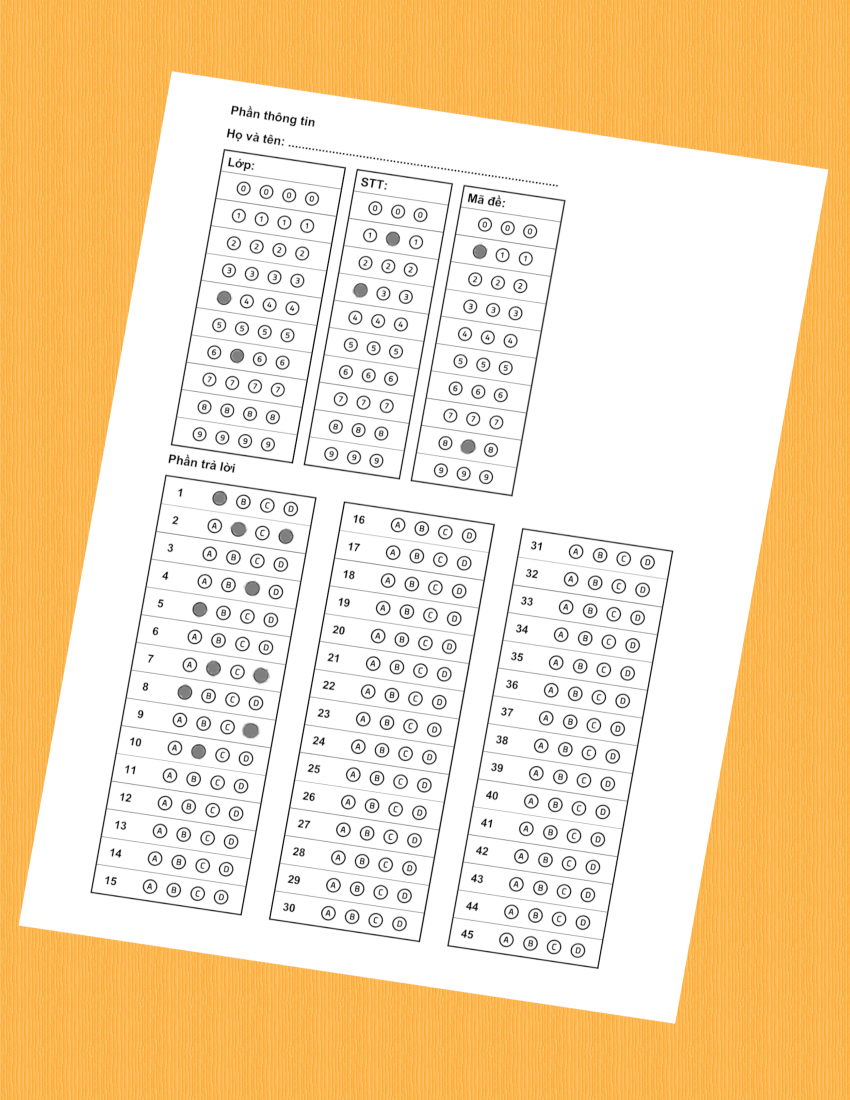
#> input picture template-test.png, 1700 x 2200 px (shown at 1/2 size)
$ python omr.py
#> lines starting #> are read from the running program, lines starting #| are printed output that depends on the picture; after the words box and inside, x2 and y2 are one past the last pixel; in counts of white or black regions, pixels touching at a corner belong together
### utils.py
import cv2
import imutils
from imutils import contours

def resize(img, scale = 0.5):
    width = int(img.shape[1] * scale)
    height = int(img.shape[0] * scale)
    dim = (width, height)
    return cv2.resize(img, dim, interpolation = cv2.INTER_AREA)

def group_contours(cnts, cols):
    if len(cnts) == 0: return []
    rows = len(cnts) // cols
    sort_cnts = contours.sort_contours(cnts, 'top-to-bottom')[0]
    return [contours.sort_contours(sort_cnts[i * cols:(i + 1) * cols])[0] for i in range(0, rows)]

def find_contours(img, filterW = 100, filterH = 100, circle=False):
    match_cnts = []
    cnts = cv2.findContours(img, cv2.RETR_EXTERNAL, cv2.CHAIN_APPROX_SIMPLE)
    cnts = imutils.grab_contours(cnts)

    for c in cnts:
        (_, __, w, h) = cv2.boundingRect(c)
        if w >= filterW and h >= filterH:
            if circle == False:
                match_cnts.append(c)
            elif abs(w - h) <= 4:
                match_cnts.append(c)
            else: continue
    return match_cnts

def imshow_contour(img, contour, window_name):
    (x, y, w, h) = cv2.boundingRect(contour)
    cv2.imshow(window_name, img[y:y+h, x:x+w])

def max_contour(cnts):
    maxCnt = (cnts[0], cv2.boundingRect(cnts[0]))
    for c in cnts[1:]:
        (x, y, w, h) = cv2.boundingRect(c)
        if w > maxCnt[1][2] and h > maxCnt[1][3]:
            maxCnt = (c, (x, y, w, h))
    return maxCnt

### omr.py
import cv2
import utils
import numpy as np
from datetime import datetime
import imutils
from imutils import perspective

class OMR:

    rect_cols = 3
    top_offset = (10, 50)
    bottom_offset = (50, 10)
    min_circle_value = 700
    nums_row_in_col = 15

    debug=True
    resize_scale = 0.3
    draw_circle=True
    min_lightness = 250

    def __init__(self, img, debug=True):

        self.input_img = img
        self.debug = debug

        self.crop_img = []
        self.top_cnts = []
        self.bottom_cnts = []

        if self.input_img is None:
            exit('Input file not found')

    def crop(self):

        blurred = cv2.GaussianBlur(self.input_img, (5, 5), 0)
        gray = cv2.cvtColor(blurred, cv2.COLOR_BGR2GRAY)
        canny = cv2.Canny(gray, 70, 100)

        cnts = cv2.findContours(canny, cv2.RETR_EXTERNAL, cv2.CHAIN_APPROX_SIMPLE)
        cnts = imutils.grab_contours(cnts)

        if len(cnts) == 0:
            print('Can\'t find paper')
            return

        maxCnt = utils.max_contour(cnts)
        peri = cv2.arcLength(maxCnt[0], True)
        approx = cv2.approxPolyDP(maxCnt[0], 0.02 * peri, True)

        if len(approx) == 4:
            self.crop_img = perspective.four_point_transform(self.input_img, approx.reshape(4, 2))

        if len(self.crop_img) == 0:
            print('Can\'t find paper')

    def get_rects(self):

        if len(self.crop_img) == 0: return

        hsv = cv2.cvtColor(self.crop_img, cv2.COLOR_BGR2HSV)
        v = hsv[:, :, 2]
        self.bw = 255 * np.uint8(v < self.min_lightness)

        if self.debug:
            cv2.imshow('bw', utils.resize(self.bw, self.resize_scale))

        rect_cnts = utils.find_contours(self.bw, 100, 300)
        if len(rect_cnts) < 6:
            print("Can't find boxs. Try again")
            return

        rect_cnts = utils.group_contours(rect_cnts, self.rect_cols)
        self.top_cnts = rect_cnts[0]
        self.bottom_cnts = rect_cnts[1]

    def find_information(self, info):

        if len(self.top_cnts) == 0: return

        information = ['class_name', 'student_number', 'test_code']
        cols_pattern = [4, 3, 3]
        try:
            info_index = information.index(info)
        except ValueError:
            print('Input info not found')
            return

        (x, y, w, h) = cv2.boundingRect(self.top_cnts[info_index])
        color = self.crop_img[y+self.top_offset[1]:y+h-self.top_offset[0],
                    x+self.top_offset[0]:x+w-self.top_offset[0]]
        threshold = self.bw[y+self.top_offset[1]:y+h-self.top_offset[0],
                    x+self.top_offset[0]:x+w-self.top_offset[0]]

        cnts = utils.find_contours(threshold, 30, 30, True)

        if self.debug:
            cv2.drawContours(color, cnts, -1, (255, 0, 255), 2)

        cols = cols_pattern[info_index]
        rows = len(cnts) // cols
        cnt_groups = utils.group_contours(cnts, cols)

        return_info = []
        for col in range(0, cols):
            mark_circle_cnts = []
            anwser = ''
            for row in range(0, rows):
                c = cnt_groups[row][col]
                (x, y, w, h) = cv2.boundingRect(c)
                total = cv2.countNonZero(threshold[y:y+h, x:x+w])
                if total > self.min_circle_value:
                    mark_circle_cnts.append(c)
                    if len(mark_circle_cnts) == 1: anwser = str(row)

            if len(mark_circle_cnts) > 1:
                print(info + ' invalid')
                if self.draw_circle: cv2.drawContours(color, mark_circle_cnts, -1, (0, 0, 255), 2)

            if self.draw_circle and len(mark_circle_cnts) == 1:
                cv2.drawContours(color, mark_circle_cnts, -1, (255, 0, 0), 2)
            if anwser != '': return_info.append(anwser)

        if len(return_info) == 0:
            return 'not found'
        return ''.join(return_info)

    def mark_test(self, anwser_keys):

        if len(self.bottom_cnts) == 0: return

        anwsers = []
        question_index = 0
        total_question = len(anwser_keys)
        mark = 0

        for i in range(0, len(self.bottom_cnts)):
            (x, y, w, h) = cv2.boundingRect(self.bottom_cnts[i])
            color = self.crop_img[y+self.bottom_offset[1]:y+h-self.bottom_offset[1],
                        x+self.bottom_offset[0]:x+w-self.bottom_offset[1]]
            threshold = self.bw[y+self.bottom_offset[1]:y+h-self.bottom_offset[1],
                        x+self.bottom_offset[0]:x+w-self.bottom_offset[1]]
            cnts = utils.find_contours(threshold, 30, 30, True)

            if self.debug:
                cv2.drawContours(color, cnts, -1, (255, 0, 255), 2)

            cols = 4
            rows = len(cnts) // cols
            cnt_groups = utils.group_contours(cnts, cols)

            for row in range(0, rows):
                mark_circle_cnts = []
                anwser = ''
                question_index += 1

                if question_index > total_question:
                    break

                for col in range(0, cols):
                    c = cnt_groups[row][col]
                    (x, y, w, h) = cv2.boundingRect(c)
                    total = cv2.countNonZero(threshold[y:y+h, x:x+w])

                    if total > self.min_circle_value:
                        mark_circle_cnts.append(c)
                        anwser = chr(col + 65)

                if len(mark_circle_cnts) > 1:
                    print('Question {} invalid'.format(question_index))
                    anwsers.append('invalid')
                    if self.draw_circle: cv2.drawContours(color, mark_circle_cnts, -1, (0, 0, 255), 2)
                elif len(mark_circle_cnts) == 1:
                    print('Question {} anwser {}'.format(question_index, anwser))
                    anwsers.append(anwser)
                    if anwser_keys[row] == anwser:
                        mark += 1
                    if self.draw_circle: cv2.drawContours(color, mark_circle_cnts, -1, (255, 0, 0), 2)
                else:
                    print('Question {} empty'.format(question_index))
                    anwsers.append('empty')

                if self.draw_circle:
                    index_anwser = ord(anwser_keys[row]) - 65
                    cv2.drawContours(color, [cnt_groups[row][index_anwser]], -1, (0, 255, 0), 2)

            if question_index > total_question:
                break

        if len(anwsers) == 0 or len(anwsers) != total_question:
            print("Can't mark test")
        return round(mark * 10 / total_question, 1)

    def run(self, anwser_keys):

        self.crop()
        self.get_rects()

        result = []

        if len(self.crop_img) > 0 and len(self.top_cnts) > 0 and len(self.bottom_cnts) > 0:

            class_name = self.find_information('class_name')
            student_number = self.find_information('student_number')
            test_code = self.find_information('test_code')

            mark = self.mark_test(anwser_keys)

            result = self.crop_img.copy()

            x = int(result.shape[1] * 0.65)
            y = 60

            cv2.putText(result, 'Class Name: ' + class_name, (x, y),
                cv2.FONT_HERSHEY_SIMPLEX, 0.7, (255, 0, 0), 2)
            cv2.putText(result, 'Student Number: ' + student_number, (x, y + 50),
                cv2.FONT_HERSHEY_SIMPLEX, 0.7, (255, 0, 0), 2)
            cv2.putText(result, 'Test Code: ' + test_code, (x, y + 100),
                cv2.FONT_HERSHEY_SIMPLEX, 0.7, (255, 0, 0), 2)
            cv2.putText(result, 'Mark: ' + str( mark ), (x, y + 150),
                cv2.FONT_HERSHEY_SIMPLEX, 0.7, (255, 0, 0), 2)
            cv2.putText(result, 'Date: ' + datetime.now().strftime('%c'), (x, y + 200),
                cv2.FONT_HERSHEY_SIMPLEX, 0.7, (255, 0, 0), 2)

            return utils.resize(result, self.resize_scale)
        return result

img = cv2.imread('template-test.png')
#> img is the input picture: shape (2200, 1700, 3); mean B, G, R 180.1, 219.6, 246.2
omr = OMR(img, False)
omr.resize_scale = 0.5
result = omr.run(['A', 'A', 'B', 'C', 'D', 'C', 'A', 'A', 'C', 'D'])
#> in crop, `canny = cv2.Canny(gray, 70, 100)`:
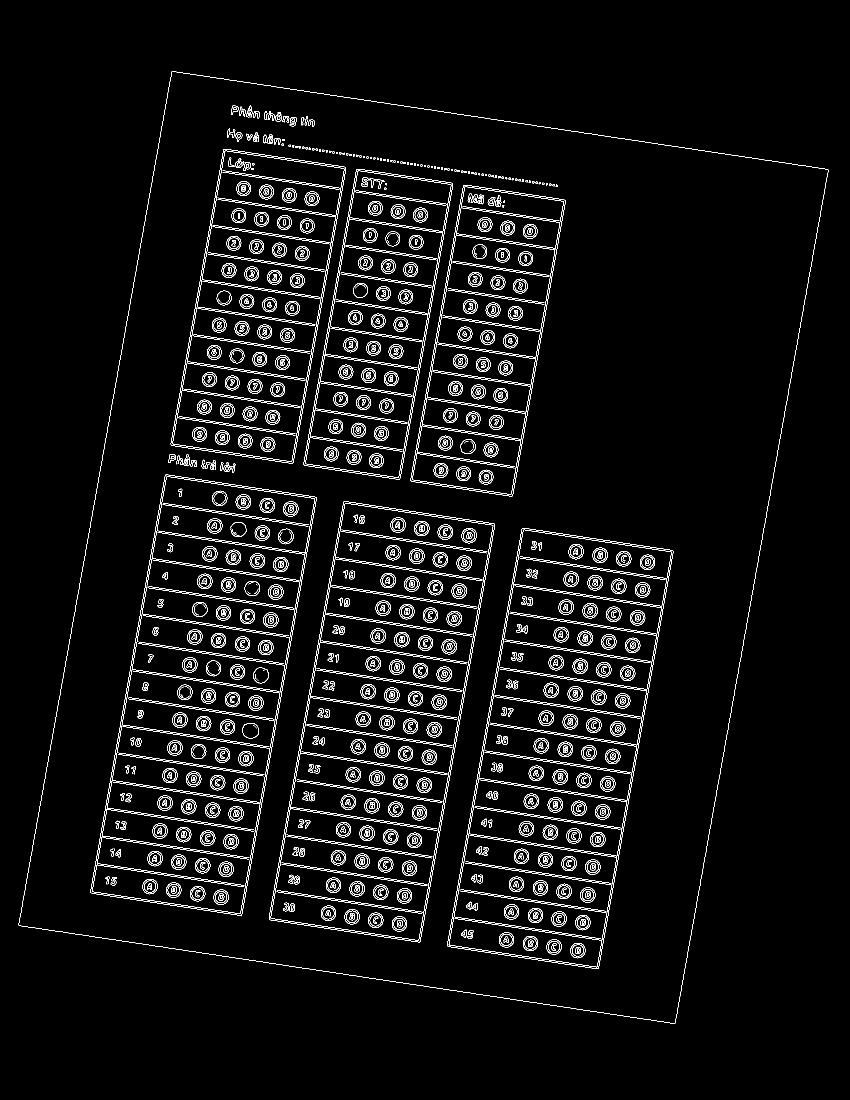
#> canny: shape (2200, 1700) (shown at 1/2 size); 3.8% white in thin lines or dots, all inside (x1, y1, x2, y2) = (37, 142, 1657, 2048)
#> in crop, `cnts = cv2.findContours(canny, cv2.RETR_EXTERNAL, cv2.CHAIN_APPROX_SIM..`: cnts = 1 contour; box (x1, y1, x2, y2) and area: (37, 142, 1657, 2048) 2303583
#> in max_contour, `maxCnt = (cnts[0], cv2.boundingRect(cnts[0]))`: maxCnt = 2 items, first 2: contour of 2016 points, box (x1, y1, x2, y2) (37, 142, 1657, 2048), area 2303583, (37, 142, 1620, 1906)
#> in crop, `peri = cv2.arcLength(maxCnt[0], True)`: peri = 6457.5
#> in crop, `approx = cv2.approxPolyDP(maxCnt[0], 0.02 * peri, True)`: approx = [[344, 142], [37, 1850], [1350, 2046], [1656, 339]]
#> in find_contours, `cnts = cv2.findContours(img, cv2.RETR_EXTERNAL, cv2.CHAIN_APPROX_SIMPLE)`: cnts = 291 contours, 217 with area under 20; largest, box (x1, y1, x2, y2) and area: (849, 798, 1157, 1652) 261272, (489, 799, 797, 1651) 261256, (128, 799, 437, 1651) 260898, (128, 137, 378, 743) 150058, (612, 137, 822, 742) 125614
#> the loop in find_contours, `for c in cnts:` made 291 passes
#> (c, w, h) on passes 1 to 3: ([[0, 1702], [0, 1711]], 1, 10), ([[1326, 1699], [1326, 1704]], 1, 6), ([[0, 1663], [0, 1666]], 1, 4)
#> after the loop in find_contours, `for c in cnts:`: match_cnts = 6 contours; box (x1, y1, x2, y2) and area: (849, 798, 1157, 1652) 261272, (489, 799, 797, 1651) 261256, (128, 799, 437, 1651) 260898, (128, 137, 378, 743) 150058, (612, 137, 822, 742) 125614, (397, 137, 594, 743) 118356
#> in get_rects, `rect_cnts = utils.find_contours(self.bw, 100, 300)`: rect_cnts has the same summary as match_cnts in find_contours
#> in group_contours, `rows = len(cnts) // cols`: rows = 2
#> in group_contours, `sort_cnts = contours.sort_contours(cnts, 'top-to-bottom')[0]`: sort_cnts has the same summary as match_cnts in find_contours
#> in get_rects, `rect_cnts = utils.group_contours(rect_cnts, self.rect_cols)`: rect_cnts = 2 items
#> in get_rects, `self.top_cnts = rect_cnts[0]`: self.top_cnts = 3 contours; box (x1, y1, x2, y2) and area: (128, 137, 378, 743) 150058, (612, 137, 822, 742) 125614, (397, 137, 594, 743) 118356
#> in get_rects, `self.bottom_cnts = rect_cnts[1]`: self.bottom_cnts = 3 contours; box (x1, y1, x2, y2) and area: (849, 798, 1157, 1652) 261272, (489, 799, 797, 1651) 261256, (128, 799, 437, 1651) 260898
#> in find_information, `(x, y, w, h) = cv2.boundingRect(self.top_cnts[info_index])`: x = 128; y = 137; w = 250; h = 606
#> in find_contours (call 2), `cnts = cv2.findContours(img, cv2.RETR_EXTERNAL, cv2.CHAIN_APPROX_SIMPLE)`: cnts = 49 contours; largest, box (x1, y1, x2, y2) and area: (28, 230, 63, 262) 768, (75, 341, 106, 374) 738, (0, 216, 230, 221) 719, (29, 64, 60, 95) 712, (29, 508, 60, 539) 711
#> the loop in find_contours (call 2), `for c in cnts:` made 49 passes
#> (w, h) on passes 1, 2, 3, 4, 6, 7, 8, 9: (31, 31), (31, 31), (31, 31), (31, 31), (31, 31), (31, 31), (31, 31), (31, 31)
#> after the loop in find_contours (call 2), `for c in cnts:`: match_cnts = 40 contours; largest, box (x1, y1, x2, y2) and area: (28, 230, 63, 262) 768, (75, 341, 106, 374) 738, (29, 64, 60, 95) 712, (29, 508, 60, 539) 711, (167, 286, 198, 318) 710
#> in find_information, `cnts = utils.find_contours(threshold, 30, 30, True)`: cnts has the same summary as match_cnts in find_contours
#> in find_information, `rows = len(cnts) // cols`: rows = 10
#> in group_contours (call 2), `sort_cnts = contours.sort_contours(cnts, 'top-to-bottom')[0]`: sort_cnts = 40 contours; largest, box (x1, y1, x2, y2) and area: (28, 230, 63, 262) 768, (75, 341, 106, 374) 738, (29, 64, 60, 95) 712, (29, 508, 60, 539) 711, (167, 175, 198, 206) 710
#> in find_information, `cnt_groups = utils.group_contours(cnts, cols)`: cnt_groups = 10 items
#> after the loop in find_information, `for col in range(0, cols):`:
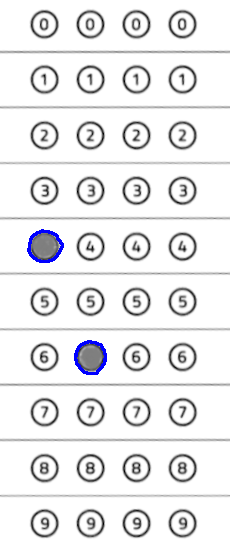
#> color: shape (546, 230, 3); mean B, G, R 235.5, 234.1, 234.1
#> after the loop in find_information, `for col in range(0, cols):`: return_info = ['4', '6']
#> in run, `class_name = self.find_information('class_name')`: class_name = '46'
#> call 2 of find_information, with info = 'student_number'
#> in find_information (call 2), `(x, y, w, h) = cv2.boundingRect(self.top_cnts[info_index])`: x = 397; w = 197
#> in find_contours (call 3), `cnts = cv2.findContours(img, cv2.RETR_EXTERNAL, cv2.CHAIN_APPROX_SIMPLE)`: cnts = 39 contours; largest, box (x1, y1, x2, y2) and area: (24, 175, 58, 208) 796, (71, 63, 102, 97) 756, (72, 341, 103, 373) 716, (72, 8, 103, 40) 713, (118, 64, 149, 95) 712
#> after the loop in find_contours (call 3), `for c in cnts:`: match_cnts = 30 contours; largest, box (x1, y1, x2, y2) and area: (24, 175, 58, 208) 796, (71, 63, 102, 97) 756, (72, 341, 103, 373) 716, (72, 8, 103, 40) 713, (118, 64, 149, 95) 712
#> in find_information (call 2), `cnts = utils.find_contours(threshold, 30, 30, True)`: cnts has the same summary as match_cnts in find_contours
#> in group_contours (call 3), `sort_cnts = contours.sort_contours(cnts, 'top-to-bottom')[0]`: sort_cnts has the same summary as match_cnts in find_contours
#> after the loop in find_information (call 2), `for col in range(0, cols):`:
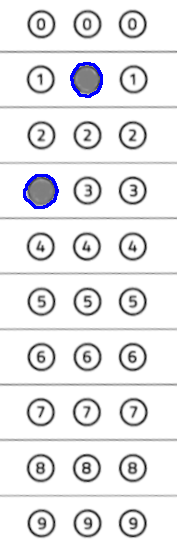
#> color: shape (546, 177, 3); mean B, G, R 235.7, 233.9, 233.9
#> after the loop in find_information (call 2), `for col in range(0, cols):`: return_info = ['3', '1']
#> in run, `student_number = self.find_information('student_number')`: student_number = '31'
#> call 3 of find_information, with info = 'test_code'
#> in find_information (call 3), `(x, y, w, h) = cv2.boundingRect(self.top_cnts[info_index])`: x = 612; w = 210; h = 605
#> in find_contours (call 4), `cnts = cv2.findContours(img, cv2.RETR_EXTERNAL, cv2.CHAIN_APPROX_SIMPLE)`: cnts = 39 contours; largest, box (x1, y1, x2, y2) and area: (76, 451, 111, 486) 849, (32, 60, 64, 95) 762, (32, 452, 63, 484) 710, (79, 341, 110, 373) 710, (32, 396, 63, 428) 709
#> after the loop in find_contours (call 4), `for c in cnts:`: match_cnts = 30 contours; largest, box (x1, y1, x2, y2) and area: (76, 451, 111, 486) 849, (32, 60, 64, 95) 762, (32, 452, 63, 484) 710, (79, 341, 110, 373) 710, (32, 396, 63, 428) 709
#> in find_information (call 3), `cnts = utils.find_contours(threshold, 30, 30, True)`: cnts has the same summary as match_cnts in find_contours
#> in group_contours (call 4), `sort_cnts = contours.sort_contours(cnts, 'top-to-bottom')[0]`: sort_cnts = 30 contours; largest, box (x1, y1, x2, y2) and area: (76, 451, 111, 486) 849, (32, 60, 64, 95) 762, (79, 341, 110, 373) 710, (32, 452, 63, 484) 710, (33, 286, 63, 317) 709
#> after the loop in find_information (call 3), `for col in range(0, cols):`:
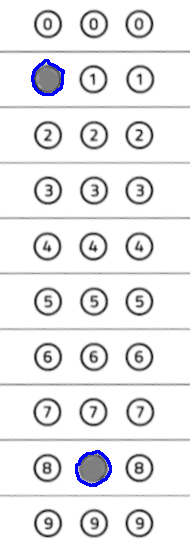
#> color: shape (545, 190, 3); mean B, G, R 236.7, 235, 235
#> after the loop in find_information (call 3), `for col in range(0, cols):`: return_info = ['1', '8']
#> in run, `test_code = self.find_information('test_code')`: test_code = '18'
#> in mark_test, `total_question = len(anwser_keys)`: total_question = 10
#> the loop in mark_test, `for i in range(0, len(self.bottom_cnts)):` made 1 pass
#> cols on pass 1: 4
#> (printed output is left out)
#> pass 1, in mark_test, `threshold = self.bw[y+self.bottom_offset[1]:y+h-self.bottom_offset[1],..`:
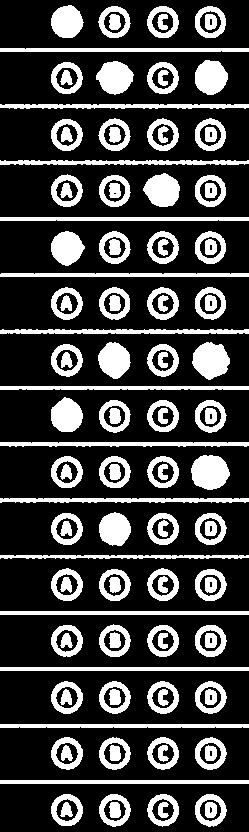
#> threshold: shape (832, 249); 25.6% white; 124 white regions, largest, box (x1, y1, x2, y2) and area: (0, 329, 249, 334) 1068, (191, 455, 230, 490) 1056, (0, 498, 249, 503) 1046
#> after the loop in mark_test, `for i in range(0, len(self.bottom_cnts)):`:
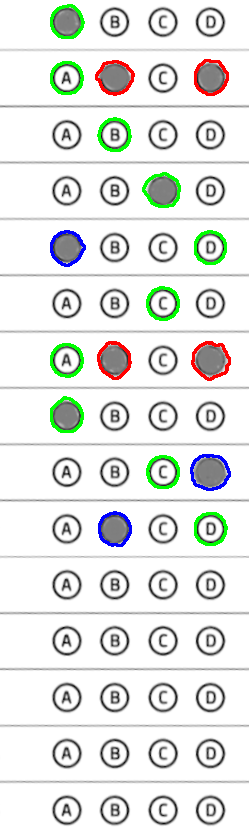
#> color: shape (832, 249, 3); mean B, G, R 228.5, 231.4, 229
#> after the loop in mark_test, `for i in range(0, len(self.bottom_cnts)):`: anwsers = ['A', 'invalid', 'empty', 'C', 'A', 'empty', 'invalid', 'A', 'D', 'B']; mark = 3; question_index = 11
#> in run, `mark = self.mark_test(anwser_keys)`: mark = 3
#> in resize, `return cv2.resize(img, dim, interpolation = cv2.INTER_AREA)`:
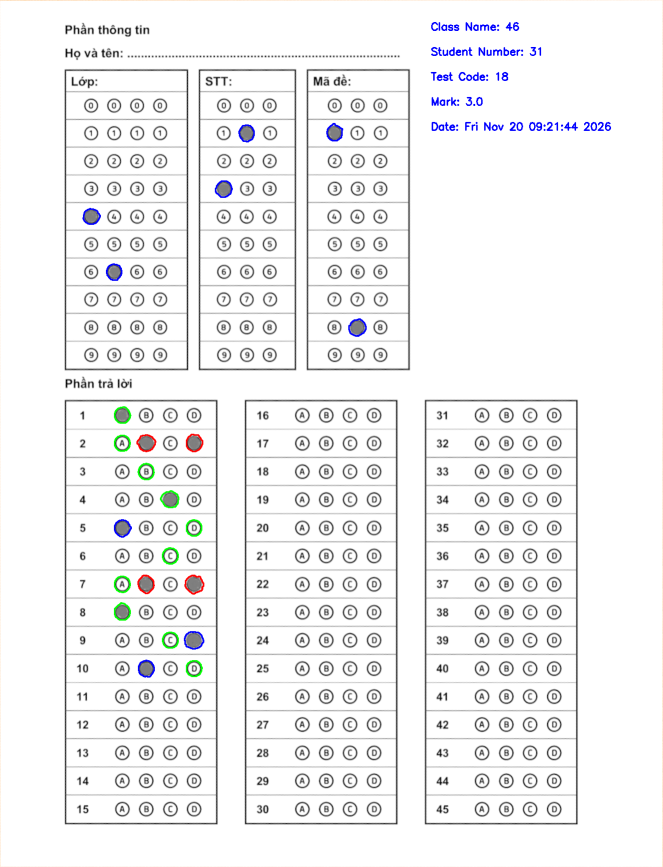
#> returned value: shape (867, 663, 3); mean of channels 0, 1, 2 242.1, 241.4, 241.3; drawn as B, G, R

while True:

    if len(result) > 0:
        cv2.imshow('Result', result)
        k = cv2.waitKey(1)
#> (key Esc is pressed here)
        if k == ord('s'):
            filename = 'results/result-{}.jpg'.format(datetime.now().strftime('%c').replace(':', '.'))
            cv2.imwrite(filename, result)
            break
    if k == 27:
        break

cv2.destroyAllWindows()

# [18 lines of commented-out code are left out]
